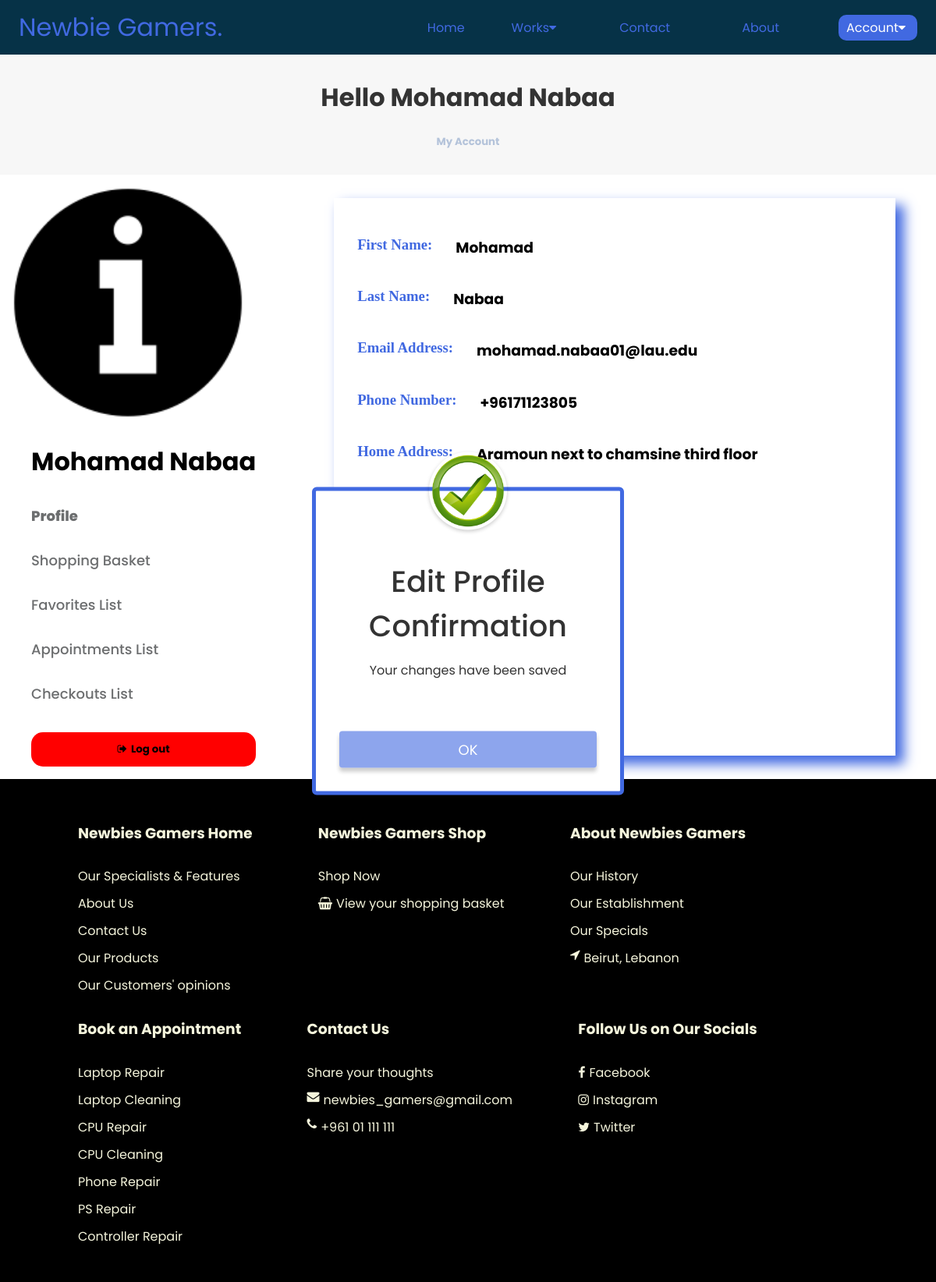
The page /profile/profile.php?edit_profile=true (signed in) on the database its author committed.
### tables this page shows
CREATE TABLE `customers` (
  `customer_id` int NOT NULL,
  `first_name` varchar(225) NOT NULL,
  `last_name` varchar(225) NOT NULL,
  `email` text NOT NULL,
  `date_of_birth` date NOT NULL,
  `phone_number` varchar(50) NOT NULL,
  `address` varchar(225) NOT NULL,
  `city` varchar(255) NOT NULL,
  `username` varchar(225) NOT NULL,
  `password` varchar(225) NOT NULL,
  `loyalty_points` int NOT NULL
);

### profile/profile.php (shortened to what this page needs)
<?php
include("../php/connection.php");
$customerid = $_SESSION['logged_id'];
$query = "SELECT first_name, last_name, email, phone_number, username, address,city from customers WHERE customer_id = $customerid";
$stmt = $connection->prepare($query);
$stmt->execute();
$results = $stmt->get_result();
$row = $results->fetch_assoc();
?>
<!DOCTYPE html>
<html lang="en">
<head>
    <link rel="stylesheet" href="https://cdnjs.cloudflare.com/ajax/libs/font-awesome/4.7.0/css/font-awesome.min.css">
    <link rel="stylesheet" href="../main/main.css">
    <link rel="stylesheet" href="../profile/profile.css">
</head>
<body>
    <header>
        <nav class="nav-bar">
            <a href="" class="nav-branding">Newbie Gamers.</a>
            <ul class="nav-menu">
                <li>
                    <a href="../home-page/home-page.php" id="home-page-nav" class="home_menu nav-link" title="Home Page">Home</a>
                </li>
                <li>
                    <a class="nav-link" id="works-nav">Works<i class="fa fa-caret-down"></i></a>
                </li>
                <li>
                    <a href="../contactus/contactus.php" id="contact-us-nav" class="contact_menu nav-link" title="Contact Us Page">Contact</a>
                </li>
                <li>
                    <a href="../aboutus/aboutus.php" id="about-us-nav" class="about_menu nav-link" title="About us Page">About</a>
                </li>
                <li>
                    <a class="account_menu nav-link" id="account-nav">Account<i class="fa fa-caret-down"></i></a>
                </li>
            </ul>
        </nav>
    </header>
    <div class="title">
        <h1 style="color: #333;">Hello <?php echo $row["username"]; ?></h1>
        <h5 style="color:#b4c3da;">My Account</h5>
    </div>
    <div class="profile-container">
        <div class="profile-sidebar">
            <img src="../images/info.png" alt="">
            <ol class="profile-sidebar-user">
                <li id="customer-name" title="My Username"><span><?php echo $row["username"]; ?></span></li>
            </ol>
            <ol class="profile-sidebar-list reveal-by-x">
                <li><a onclick="ShowProfile()" id="profile-button" title="View your own personal info">Profile</a></li>
                <li><a onclick="ShowBasket()" id="basket-button" title="View your current list of products added by you to basket">Shopping Basket</a></li>
                <li><a onclick="ShowFavorites()" id="favorites-button" title="View list of products added by you to your favorites">Favorites List</a></li>
                <li><a onclick="ShowAppointments()" id="appointments-button" title="View list of appointments added by you to your appointments section">Appointments List</a></li>
                <li><a onclick="ShowCheckouts()" id="checkouts-button" title="View the list of shopping order checkouts submitted by you to the shop">Checkouts List</a></li>
                <button type="submit" class="logout-btn" onclick="OpenLogOutPopUp()"><i class="fa fa-sign-out"></i><strong>Log out</strong></button>
            </ol>
        </div>
        <div class="popup" id="edit-profile-confirmation">
            <img src="../images/tick.png" alt="">
            <h2>Edit Profile Confirmation</h2>
            <p>Your changes have been saved</p>
            <button type="button" onclick="RemoveEditProfilePopUp()">OK</button>
        </div>
        <div class="profile fade" style="display: none;">
            <div class="profile-part">
                <h3 id="attribute">First Name: </h3>
                <h3><?php echo $row["first_name"] ?></h3>
            </div>
            <form action="../php/editprofile.php" method="post">
                <div class="profile-part">
                    <h3 id="attribute">Last Name: </h3>
                    <h3><?php echo $row["last_name"] ?></h3>
                </div>
                <div class="profile-part">
                    <h3 id="attribute">Email Address: </h3>
                    <h3><?php echo $row["email"] ?></h3>
                </div>
                <div class="profile-part">
                    <h3 id="attribute">Phone Number: </h3>
                    <h3><?php echo $row["phone_number"] ?></h3>
                </div>
                <div class="profile-part">
                    <h3 id="attribute">Home Address: </h3>
                    <h3><?php echo $row["address"] ?></h3>
                </div>
                <div class="profile-part">
                    <h3 id="attribute">City: </h3>
                    <h3><?php echo $row["city"] ?></h3>
                </div>
                <div class="edit_save_btn">
                    <button onclick="ChangeProfile()" class="edit_profile_btn" title="Edit your profile"> <i class="fa fa-edit"></i><strong>Edit
                            Profile</strong></button>
                </div>
            </form>
        </div>
    </div>
    <footer>
        <ol class="footer-list">
            <li>
                <div>
                    <ol class="footer-list-element">
                        <li>
                            <h3>Newbies Gamers Home</h3>
                        </li>
                        <li>
                            <a href="../home-page/home-page.php#features" title="View Our specialists and features">Our
                                Specialists & Features</a>
                        </li>
                        <li>
                            <a href="../home-page/home-page.php#about-us" title="Know more about us">About Us</a>
                        </li>
                        <li>
                            <a href="../home-page/home-page.php#contact-us" title="Contact us for any enquiries or thoughts">Contact Us</a>
                        </li>
                        <li>
                            <a href="../home-page/home-page.php#shop-products" title="Take a look at our products">Our
                                Products</a>
                        </li>
                        <li>
                            <a href="../home-page/home-page.php#testimonials" title="See what our customers said about our service">Our Customers' opinions</a>
                        </li>
                    </ol>
                </div>
            </li>
            <li>
                <div>
                    <ol class="footer-list-element">
                        <li>
                            <h3>Newbies Gamers Shop</h3>
                        </li>
                        <li>
                            <a href="../shop/shop.php" title="View all available products in Newbies Gamers and fill your basket to buy">Shop
                                Now</a>
                        </li>
                        <li>
                            <a href="../basket/basket.php" title="View your shopping basket"><i class="fa fa-shopping-basket"></i>View your shopping basket</a>
                        </li>
                    </ol>
                </div>
            </li>
            <li>
                <div>
                    <ol class="footer-list-element">
                        <li>
                            <h3>About Newbies Gamers</h3>
                        </li>
                        <li>
                            <a href="../aboutus/aboutus.php#history" title="Know about our history">Our History</a>
                        </li>
                        <li>
                            <a href="../aboutus/aboutus.php#establishment" title="Know about our establishment">Our
                                Establishment</a>
                        </li>
                        <li>
                            <a href="../aboutus/aboutus.php#specials" title="See what makes us special">Our
                                Specials</a>
                        </li>
                        <li>
                            <i class="fa fa-location-arrow" title="Newbies Gamers shop location"></i>Beirut, Lebanon
                        </li>
                    </ol>
                </div>
            </li>
            <li>
                <div>
                    <ol class="footer-list-element">
                        <li>
                            <h3>Book an Appointment</h3>
                        </li>
                        <li>
                            <a href="../appointments/appointments.php#laptop-repair">Laptop Repair</a>
                        </li>
                        <li>
                            <a href="../appointments/appointments.php#laptop-cleaning">Laptop Cleaning</a>
                        </li>
                        <li>
                            <a href="../appointments/appointments.php#cpu-repair">CPU Repair</a>
                        </li>
                        <li>
                            <a href="../appointments/appointments.php#cpu-cleaning">CPU Cleaning</a>
                        </li>
                        <li>
                            <a href="../appointments/appointments.php#phone-repair">Phone Repair</a>
                        </li>
                        <li>
                            <a href="../appointments/appointments.php#ps-repair">PS Repair</a>
                        </li>
                        <li>
                            <a href="../appointments/appointments.php#controller-repair">Controller Repair</a>
                        </li>
                    </ol>
                </div>
            </li>
            <li>
                <div>
                    <ol class="footer-list-element">
                        <li>
                            <h3>Contact Us</h3>
                        </li>
                        <li>
                            <a href="../contactus/contactus.php" title="Share your thoughts and concerns to us">Share
                                your thoughts</a>
                        </li>
                        <li>
                            <i class="fa fa-envelope" title="Our email to contact us"></i>newbies_gamers@gmail.com
                        </li>
                        <li>
                            <i class="fa fa-phone" title="Call us or chat by whatsapp with us"></i>+961 01 111 111
                        </li>
                    </ol>
                </div>
            </li>
            <li>
                <div>
                    <ol class="footer-list-element">
                        <li>
                            <h3>Follow Us on Our Socials</h3>
                        </li>
                        <li>
                            <a href="https://www.facebook.com" title="Newbies Gamers facebook account link"><i class="fa fa-facebook"></i>Facebook</a>
                        </li>
                        <li>
                            <a href="https://www.instagram.com" title="Newbies Gamers instagram account link"><i class="fa fa-instagram"></i>Instagram</a>
                        </li>
                        <li>
                            <a href="https://www.twitter.com" title="Newbies Gamers twitter account link"><i class="fa fa-twitter"></i>Twitter</a>
                        </li>
                    </ol>
                </div>
            </li>
        </ol>
    </footer>
</body>

### main/main.css (style rules this page uses)
* { box-sizing: border-box; font-family: "Poppins", sans-serif; }
i { padding-right: 5px; }
body { margin: 0; font-family: Arial, Helvetica, sans-serif; }
li { list-style: none; }
a { color: royalblue; text-decoration: none; }
header { background-color: #333; }
nav { height: 70px; background: #063247; box-shadow: 0 3px 15px rgba(0, 0, 0, .4); }
nav ul li { display: inline-block; }
.nav-active { color: #fefefe !important; background-color: royalblue !important; padding-left: 10px !important; padding-right: 10px !important; padding-top: 5px !important; padding-bottom: 5px !important; border-radius: 10px !important; }
.nav-bar { min-height: 70px; display: flex; justify-content: space-between; align-items: center; padding: 0 24px; }
.nav-menu { display: flex; justify-content: space-between; align-items: center; gap: 60px; }
.nav-branding { font-size: 2rem; }
.nav-link { transition: 0.7s ease; }
.fade { animation-name: fade; animation-duration: 1.5s; }
button { background-color: royalblue; color: #fefefe; padding: 12px 20px; margin-top: 6px; border: none; cursor: pointer; align-items: flex-start; }
footer { background-color: #000; color: beige; padding: 20px; }
.footer-list li { display: inline-flex; justify-content: flex-start; flex-direction: column; margin-right: 20px; }
.footer-list li a { text-decoration: none; color: beige; }
.footer-list-element li { display: flex; flex-direction: row; margin-bottom: 10px; }
.footer-list-element li a { color: beige; text-decoration: none; }
.popup { width: 400px; background: #fff; border-radius: 6px; border: royalblue solid 5px; position: absolute; top: 0; left: 50%; transform: translate(-50%, -50%) scale(0.1); text-align: center; padding: 0 30px 30px; color: #333; visibility: hidden; transition: transform 0.4s, top 0.4s; z-index: 100; }
.open-popup { visibility: visible; top: 50%; position: fixed; transform: translate(-50%, -50%) scale(1); }
.popup img { width: 100px; margin-top: -50px; border-radius: 50%; box-shadow: 0 2px 5px rgba(0, 0, 0, 0.2); }
.popup h2 { font-size: 38px; font-weight: 500; margin: 30px 0 10px; }
.popup button { width: 100%; margin-top: 50px; padding: 10px 0; background: rgba(65, 105, 225, 0.6); color: #fff; border: 0; outline: none; font-size: 18px; border-radius: 4px; cursor: pointer; box-shadow: 0 5px 5px rgba(0, 0, 0, 0.2); }
.reveal-by-x { position: relative; transform: translateX(150px); transition: 1s all ease; }
.reveal-by-x.on { transform: translateX(0); }
.title { text-align: center; }
.topnav .home_menu, .shop_menu, .about_menu, .contact_menu { float: right; display: block; color: royalblue; text-align: center; padding: 14px 16px; text-decoration: none; }
.topnav .home_menu, .shop_menu, .about_menu, .contact_menu:hover { color: royalblue; }

### profile/profile.css (style rules this page uses)
.title { text-align: center; background-color: #f7f7f7; padding: 10px; }
.profile-sidebar { display: flex; flex-direction: column; }
.profile-container { display: flex; flex-direction: row; width: 100%; height: auto; }
.profile-sidebar-list li a { color: rgb(12, 14, 17); font-size: large; font-weight: 500; opacity: 0.6; }
.profile-sidebar-list li { margin-bottom: 30px; }
#customer-name span { font-size: xx-large; font-weight: 700; }
.profile { display: flex; flex-direction: column; width: 60%; box-shadow: 10px 10px 15px 1px royalblue; margin-left: 100px; margin-top: 30px; margin-bottom: 30px; padding: 30px; }
.profile-part { display: flex; flex-direction: row; }
.profile-part #attribute { color: royalblue; font-family: 'Times New Roman', Times, serif; margin-right: 30px; }
.edit_profile_btn { border-radius: 20px; float: left; margin-right: 50px; color: black; }
.edit_save_btn { margin-top: 20px; }
.logout-btn { background-color: red; color: black; border-radius: 15px; width: 100%; }

### rows shown on the page
customers: username "Mohamad Nabaa", first_name "Mohamad", last_name "Nabaa", email "mohamad.nabaa01@lau.edu", phone_number "+96171123805", address "Aramoun next to chamsine third floor"
